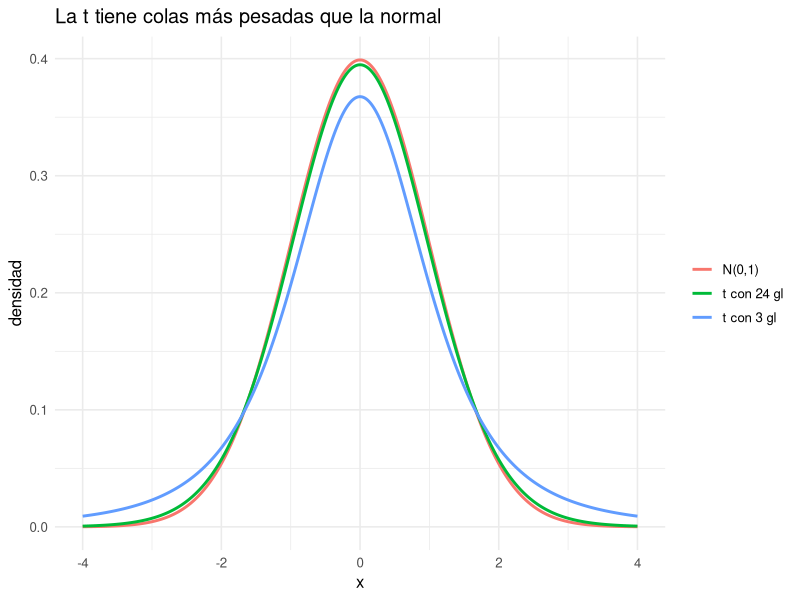
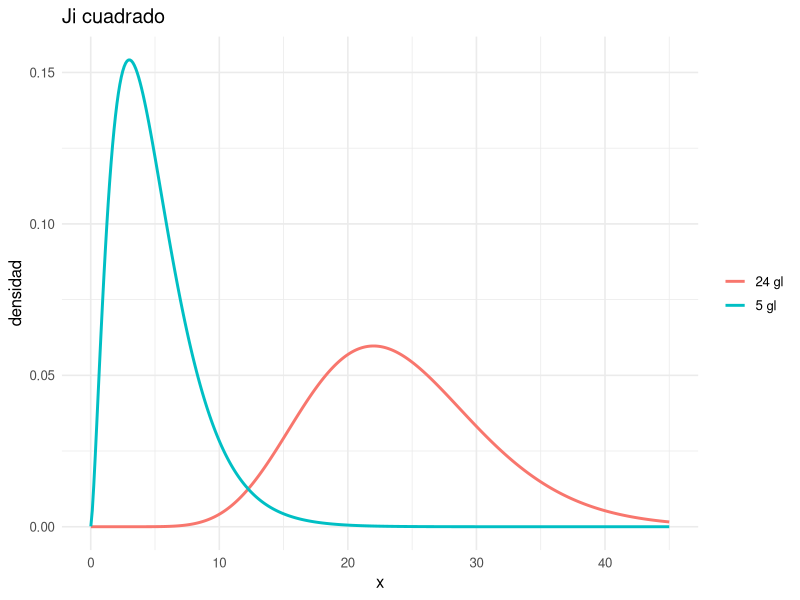
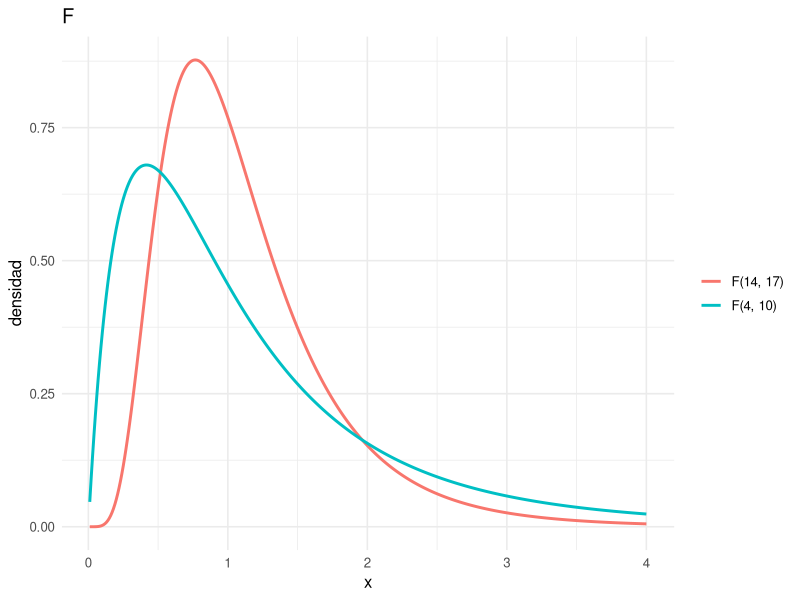
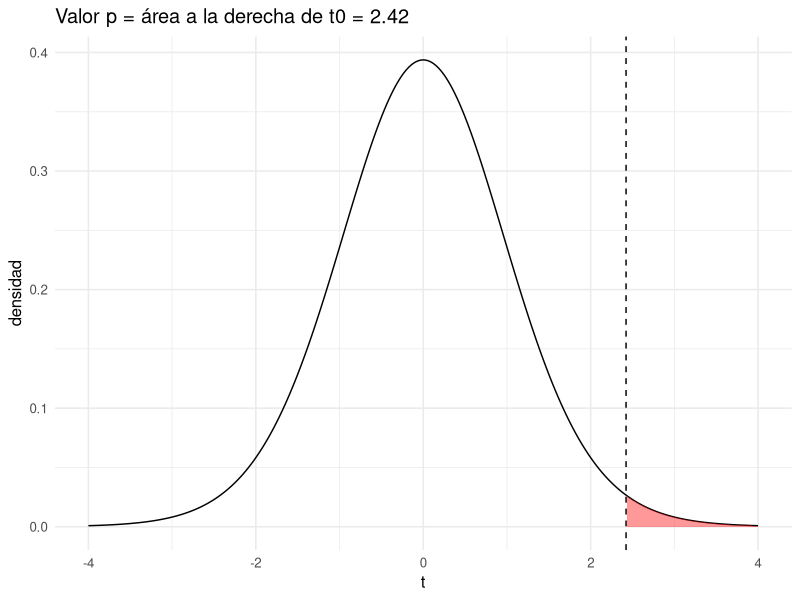
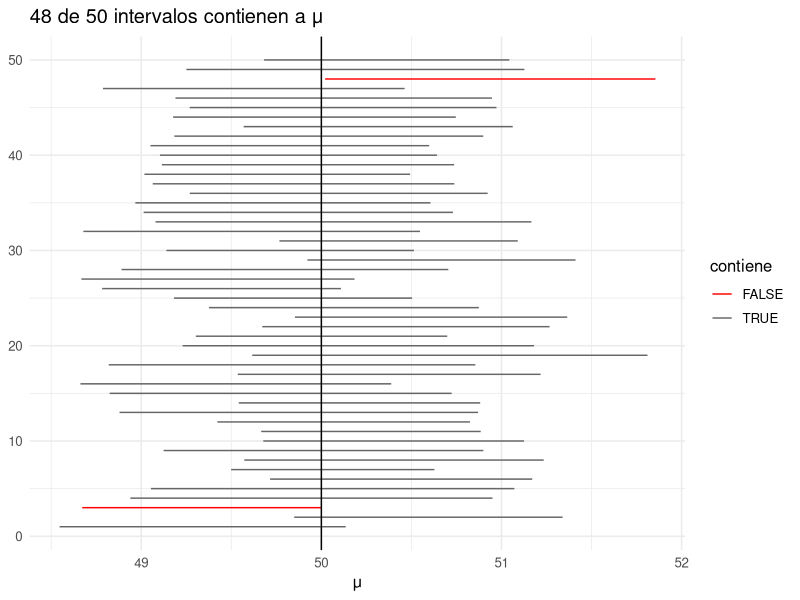

R code for these plots, in order:
## ---- chunk 1
knitr::opts_chunk$set(echo = TRUE, message = FALSE, warning = FALSE,
                      fig.width = 7, fig.height = 4)
## ---- chunk 2
library(tidyverse)
library(knitr)
theme_set(theme_minimal(base_size = 12))
set.seed(2026)
## ---- chunk 3
x <- seq(-4, 4, length.out = 400)
bind_rows(
  tibble(x, densidad = dnorm(x), dist = "N(0,1)"),
  tibble(x, densidad = dt(x, 3), dist = "t con 3 gl"),
  tibble(x, densidad = dt(x, 24), dist = "t con 24 gl")
) |>
  ggplot(aes(x, densidad, colour = dist)) + geom_line(linewidth = 1) +
  labs(title = "La t tiene colas más pesadas que la normal", colour = NULL)

x2 <- seq(0.01, 45, length.out = 400)
p_chi <- tibble(x = x2, `5 gl` = dchisq(x2, 5), `24 gl` = dchisq(x2, 24)) |>
  pivot_longer(-x, names_to = "gl", values_to = "densidad") |>
  ggplot(aes(x, densidad, colour = gl)) + geom_line(linewidth = 1) +
  labs(title = "Ji cuadrado", colour = NULL)
xf <- seq(0.01, 4, length.out = 400)
p_f <- tibble(x = xf, `F(14, 17)` = df(xf, 14, 17), `F(4, 10)` = df(xf, 4, 10)) |>
  pivot_longer(-x, names_to = "gl", values_to = "densidad") |>
  ggplot(aes(x, densidad, colour = gl)) + geom_line(linewidth = 1) +
  labs(title = "F", colour = NULL)
p_chi; p_f
## ---- chunk 4
tibble(
  cuantil = c("t(0.025; 24)", "chi2 sup (0.025; 24)", "chi2 inf (0.975; 24)", "F(0.025; 14, 17)"),
  valor = c(qt(0.975, 24), qchisq(0.975, 24), qchisq(0.025, 24), qf(0.975, 14, 17))
) |> kable(digits = 3, caption = "Valores críticos (área α/2 a la derecha)")
## ---- chunk 5
espesor <- read_csv("../datos/espesor-recubrimiento.csv")$espesor_um
n <- length(espesor); ybar <- mean(espesor); s <- sd(espesor)
c(n = n, media = ybar, s = s) |> round(3)
## ---- chunk 6
alpha <- 0.05
semiancho <- qt(1 - alpha / 2, n - 1) * s / sqrt(n)
c(inferior = ybar - semiancho, superior = ybar + semiancho) |> round(2)
t.test(espesor, mu = 50)$conf.int   # mismo resultado
## ---- chunk 7
ic_var <- (n - 1) * s^2 / qchisq(c(1 - alpha / 2, alpha / 2), n - 1)
c(sigma_inf = sqrt(ic_var[1]), sigma_sup = sqrt(ic_var[2])) |> round(3)
## ---- chunk 8
humedad <- read_csv("../datos/humedad-cafe.csv")$humedad_pct
shapiro.test(humedad)$p.value          # supuesto de normalidad
prueba <- t.test(humedad, mu = 11, alternative = "greater")
prueba
## ---- chunk 9
t0 <- (mean(humedad) - 11) / (sd(humedad) / sqrt(length(humedad)))
c(t0 = t0, valor_p = 1 - pt(t0, length(humedad) - 1), t_critico = qt(0.95, length(humedad) - 1)) |>
  round(4)
## ---- chunk 10
gl <- length(humedad) - 1
tibble(x = seq(-4, 4, length.out = 400), d = dt(x, gl)) |>
  ggplot(aes(x, d)) + geom_line() +
  geom_area(data = \(df) filter(df, x >= t0), fill = "red", alpha = 0.4) +
  geom_vline(xintercept = t0, linetype = 2) +
  labs(title = sprintf("Valor p = área a la derecha de t0 = %.2f", t0), x = "t", y = "densidad")
## ---- chunk 11
chi0 <- (n - 1) * s^2 / 2.5^2
c(chi0 = chi0, valor_p = pchisq(chi0, n - 1)) |> round(4)
## ---- chunk 12
mu_real <- 50; sigma_real <- 2
ics <- map_dfr(1:50, function(i) {
  y <- rnorm(25, mu_real, sigma_real)
  ic <- t.test(y)$conf.int
  tibble(muestra = i, inf = ic[1], sup = ic[2], contiene = inf <= mu_real & sup >= mu_real)
})
ggplot(ics, aes(y = muestra, xmin = inf, xmax = sup, colour = contiene)) +
  geom_errorbarh(height = 0) + geom_vline(xintercept = mu_real) +
  scale_colour_manual(values = c(`TRUE` = "grey40", `FALSE` = "red")) +
  labs(title = sprintf("%d de 50 intervalos contienen a μ", sum(ics$contiene)), x = "μ", y = NULL)
## ---- chunk 13
simular_rechazo <- function(mu, n = 20, sims = 5000) {
  mean(replicate(sims, t.test(rnorm(n, mu, 0.42), mu = 11, alternative = "greater")$p.value < 0.05))
}
tibble(mu_real = c(11, 11.1, 11.2, 11.3, 11.4)) |>
  mutate(prob_rechazar = map_dbl(mu_real, simular_rechazo),
         interpretacion = if_else(mu_real == 11, "α (error tipo I)", "potencia = 1 − β")) |>
  kable(digits = 3)
